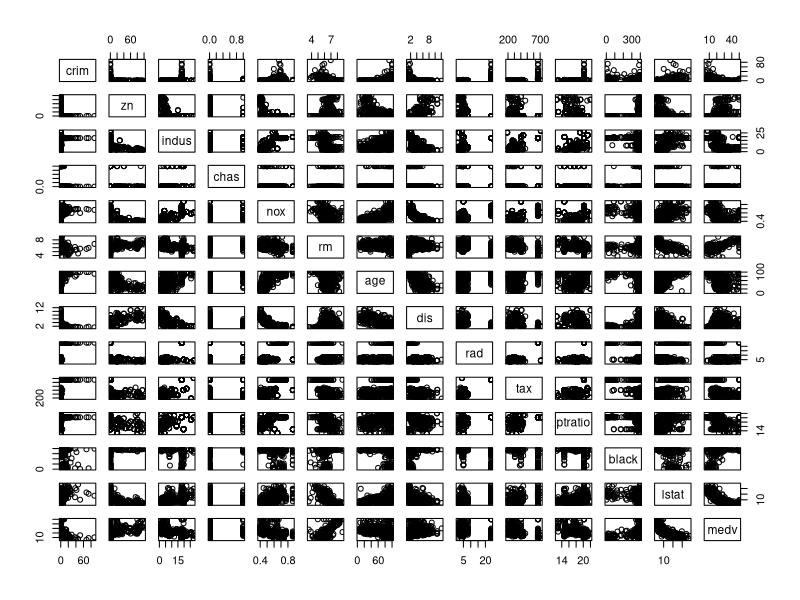
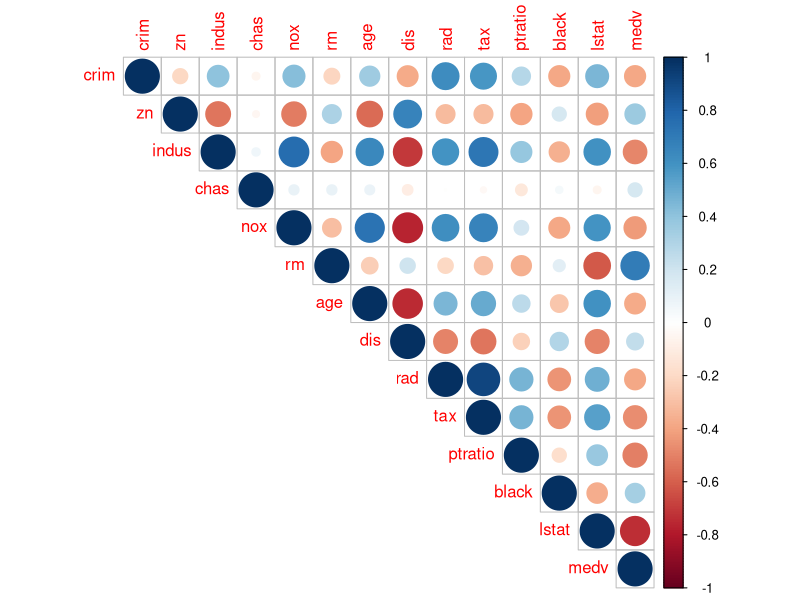
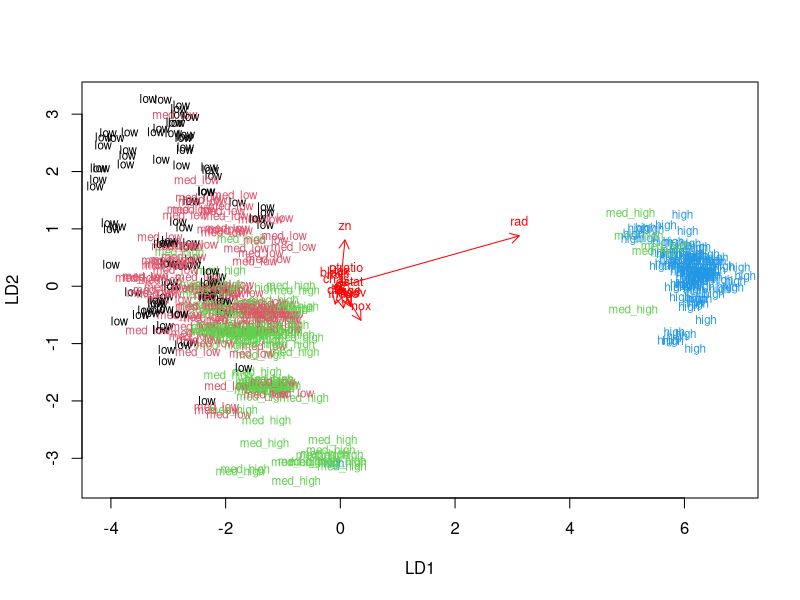

These figures' R source, in order:
## ---- chunk 1
knitr::opts_chunk$set(echo = TRUE)
## ---- chunk 2
library(MASS)
data("Boston")
## ---- chunk 3
str(Boston)
summary(Boston)
## ---- chunk 4
pairs(Boston)
## ---- chunk 5
library(dplyr)
library(corrplot)
cor_matrix<-cor(Boston) 

# print the correlation matrix
cor_matrix %>% round(2)

# visualize the correlation matrix
corrplot(cor_matrix, method="circle", type="upper")
## ---- chunk 6
scaled <- scale(Boston)
summary(scaled)
cor(scaled)
## ---- chunk 7

scaled <- as.data.frame(scaled)
class(scaled)
str(scaled)
scaled_crim <- scale(scaled$crim)

q <- quantile(scaled_crim)

# create a categorical variable 'crime'
crime <- cut(scaled_crim, breaks = q, include.lowest = TRUE, label = c("low", "med_low", "med_high", "high") )
table(crime)

# remove original crim from the dataset
scaled <- dplyr::select(scaled, -crim)
scaled <- data.frame(scaled, crime)

n <- nrow(scaled)
sample <- sample(n, size = n * 0.8)

train <- scaled[sample,]
test <- scaled[-sample,]

correct_classes <- test$crime

test <- dplyr::select(test, -crime)
## ---- chunk 8

lda.fit <- lda(crime ~ ., data = train)

# the function for lda biplot arrows
lda.arrows <- function(x, myscale = 1, arrow_heads = 0.1, color = "red", tex = 0.75, choices = c(1,2)){
  heads <- coef(x)
  arrows(x0 = 0, y0 = 0, 
         x1 = myscale * heads[,choices[1]], 
         y1 = myscale * heads[,choices[2]], col=color, length = arrow_heads)
  text(myscale * heads[,choices], labels = row.names(heads), 
       cex = tex, col=color, pos=3)
}

# target classes as numeric
classes <- as.numeric(train$crime)


# plot the lda results
plot(lda.fit, col = classes, pch= classes, dimen = 2)
lda.arrows(lda.fit, myscale = 1)

## ---- chunk 9

lda.pred <- predict(lda.fit, newdata = test)

# cross tabulate the results
table(correct = correct_classes, predicted = lda.pred$class)
